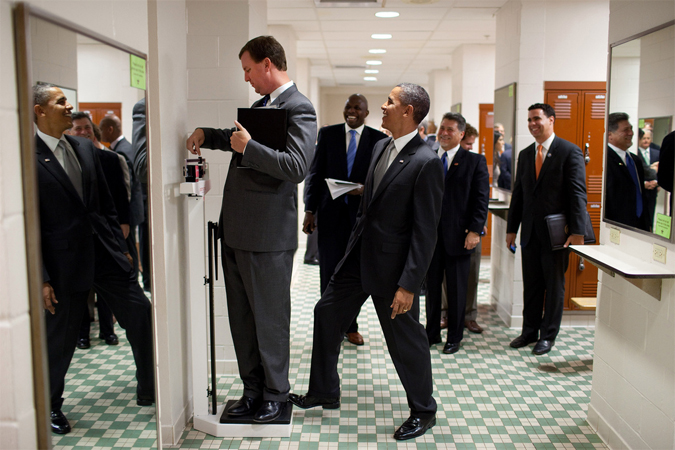
#> input picture data/obamafunny.jpg, 675 x 450 px
$ jupyter execute L01_intro_images.ipynb   (shell and % lines are left out)
#> lines starting #> are read from the running program, lines starting #| are printed output that depends on the picture; after the words box and inside, x2 and y2 are one past the last pixel; in counts of white or black regions, pixels touching at a corner belong together
### src/util.py
import imageio
import numpy as np
import matplotlib.pyplot as plt
import skimage as skim


def imread_grayfloat(path):
    return skim.color.rgb2gray(byte2float(imageio.imread(path)))

def byte2float(img):
    """ Convert an image from bytes (0-255) to floats (0.0-1.0) """
    return img.astype(np.float32) / 255.0

def imshow_gray(img):
    assert len(img.shape) == 2
    plt.imshow(img, cmap="gray")

# [10 lines left out: function imshow_truesize, not called in this run]


### src/filtering.py
import numpy as np
import imageio

# a size-5 1D Gaussian filter
gauss1d5 = np.array([0.0625, 0.25, 0.375, 0.25, 0.0625]).reshape((1, 5))

# x and y sobel filters:
sobel_x = np.array([
    [1, 0, -1],
    [2, 0, -2],
    [1, 0, -1]], dtype=np.float32)
sobel_y = sobel_x.T

def brightness(img, scale):
    """ Change the brightness of img by scaling its pixel
    values uniformly by scale """
    return np.clip(img * scale, 0, 1)

def threshold(img, thresh):
    """ Threshold img such that the output is
    1 if the input is >= thresh, and 0 otherwise.
    Pre: img is grayscale """
    return img >= thresh


# [75 lines left out: functions mean_filter, filter, convolve, grad, grad_mag, separable_filter and 1 more, not called in this run]

def down_4x(img):
    return down_2x(down_2x(img))


# [22 lines left out: function up_2x, not called in this run]

def up_4x(img, interp="nn"):
    return up_2x(up_2x(img, interp=interp), interp=interp)

# [16 lines left out: function maximum_filter, not called in this run]

### notebooks/L01_intro_images.ipynb
# Lecture 1 - Introduction and Images

#### Logistics / Introductory Remarks
 * About me
 * About you - Informal poll questions:
     * Do you all know each other?
     * Have you taken machine learning (or similar)?
     * Have you worked with numpy before?
     * Have you worked with git before? Github classroom?
     * Who got up before 7 this morning?
     * Who's from the furthest away from Midd?
 * Course webpage / syllabus: go/cs1053
     * This points to https://www.cs.middlebury.edu/~swehrwein/cs1053_26w/.
     * Also linked from the Syllabi tab on the Course Hub.
 * Questions on the syllabus? About the course or anything else?
 * Format remarks
     * 3-hour classes(!)
        * Aiming for 2 hours of instruction most days, with interactive / group work. I'll try to keep you awake!
     * JupyterLab + whiteboard
     * Lecture materials are in a public github repo: https://github.com/cs1053-26w/Lectures; also linked from Course Hub and course webpage.

#### Goals

* Know about a sampling of computer vision applications and understand the notion of vision tasks ranging from "low level" to "high level"
* Appreciate why computer vision is hard
* Know how images are formed under a simple pinhole camera model
* Understand how images are represented:
  * On a computer
  * In math
* Know how to represent color using different color spaces including RGB, HSV, and Lab
* Be able to write down mathematical image transformations that perform
  simple photometric or geometric manipulations of images functions

#### Lesson Plan

Quick introductions and day-1 logistics.

Logistics / introductory remarks

What is computer vision?

Why is it hard?

How are images formed?

**break**

Numpy crash course

How are images represented?

What can we *do* to images?
* Photometric transformations
* Geometric transformations

[cell 1]
# Some basic setup

import os
import sys

# this makes it so we can import code files from the /src directory of this repo
src_path = os.path.abspath("../src")
if (src_path not in sys.path):
    sys.path.insert(0, src_path)

[cell 2]
# Library imports
import numpy as np
import imageio.v3 as imageio
import matplotlib.pyplot as plt
import skimage as skim

### What comes to mind when you hear computer vision?
Brainstorm:

* images, visualization, editing
* recognition
* colors and shadow
* light transport simulation
* self-driving cars?
* evil drones
* face ID, face recognition
* pattern matching
* captchas
* optical character recognition
* image generation
* optical flow
* segmentation
* semantic segmentation, instance segmentation

### Why are these hard problems?

* We humans have excellent visual systems built-in, and it's easy to take a lot of our capabilities for granted.

[cell 3]
funny = imageio.imread("../data/obamafunny.jpg")
#> funny is the input picture: shape (450, 675, 3); mean R, G, B 120.4, 113.4, 104.6
plt.imshow(funny)

Source: [The state of Computer Vision and AI: we are really, really far away (2012)](http://karpathy.github.io/2012/10/22/state-of-computer-vision/)

**Question to ponder**: are we still really, really far?

Partial answer: [ChatGPT session, December 2025](https://chatgpt.com/share/6945b95d-53a0-8001-9306-f7534fea5bc9)

### Our starting point:
Zoom in on the top left corner:

[cell 4]
plt.imshow(funny[:12, :12, :])

[cell 5]
funny[:12, :12, 0]

### Reasons vision is hard:

* Definitions - what is a cat even? (google image search for cat)
* Ambiguities - 3D to 2D projection, color vs lighting vs depth discontinuity

[cell 6]
plt.imshow(funny[300:400, 500:550])
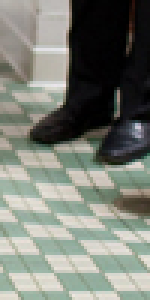
#> shown: shape (100, 50, 3) (shown 3 times larger); mean R, G, B 122.2, 126.2, 117.3

* Scale
    * images are big (MB)
    * videos are bigger (GB)
    * representative sets of images are even bigger than that (?? up to millions or billions of images)


[cell 7]
# show size of funny
np.size(funny)
#> Out = 911250

##### **HW problem 1:**
Rank the following computer vision tasks from "low-level" to "high-level". There is not necessarily a single right answer, but there are many orderings we should all be able to agree on.

1. Smoothing out graininess in an image without blurring the edges of objects
2. For each pixel in a video frame, estimate the location of that pixel's content in the following frame (i.e., estimate per-pixel motion vectors, AKA optical flow)
3. Labeling all the cats in a photo
4. Generating an English language explanation of why an image is funny
5. Brightening an image
6. Reconstructing the 3D geometry of an object given photos from multiple perspectives
7. Segmenting the foreground to create a background blur effect for videoconferencing

your thoughts here...

# Break

# GOTO L01A - numpy crash course

## Image Formation
How do images come into existence?

Whiteboard

##### **HW problem 2:**

A (physical) pinhole camera is simply a box with a hole in it. Describe how the image would change if you made the distance from the pinhole to the back of the box longer or shorter. Assume the other box dimensions stay the same.

### Image representation (whiteboard):
* Computationally: `ndarray` of size `(height, width, 3)`
* Mathematically: a function mapping **position** to **intensity** (or color)
    * Grayscale image (one intensity value per pixel): $f: \mathbb{R}^2 \Rightarrow \mathbb{R}$
    * Color image (three intensity values per pixel): $f: \mathbb{R}^2 \Rightarrow \mathbb{R^3}$

    * A couple points of awkwardness when comparing this to an `ndarray`:
      * What happens outside the image boundaries?
      * What is the image's intensity value in between integer pixel indices?
      * What range of intensity values are mapped onto distinguishable colors on a real display?

#### What is color?
Color theory is surprisingly deep. We'll just scratch the surface.

[cell 8]
beans = imageio.imread("../data/beans.jpg")
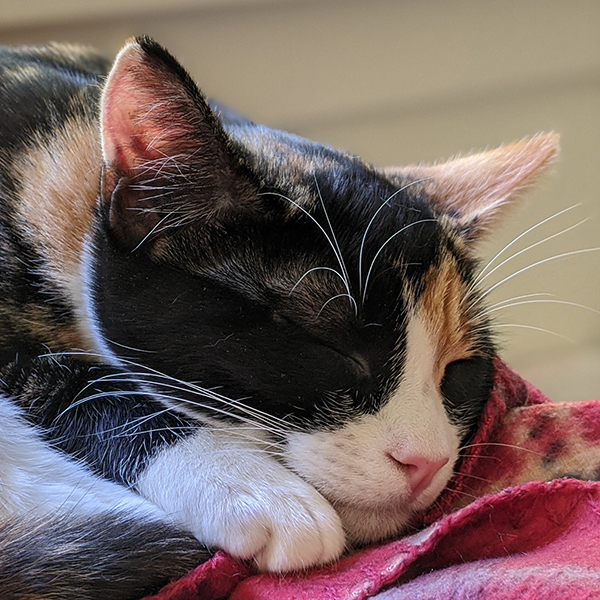
#> input picture data/beans.jpg, 600 x 600 px
#> beans is the input picture: shape (600, 600, 3); mean R, G, B 115.9, 98.6, 95.1
plt.imshow(beans)
beans.shape
#> Out = (600, 600, 3)

[cell 9]
# look at a single pixel of beans
beans[0,0,:]
#> Out = [164, 150, 124]

[cell 10]
# play with different rgb values

[cell 11]
c = np.zeros((1,1,3))
c[:] = [0.5, 0, 0.8]
plt.imshow(c)
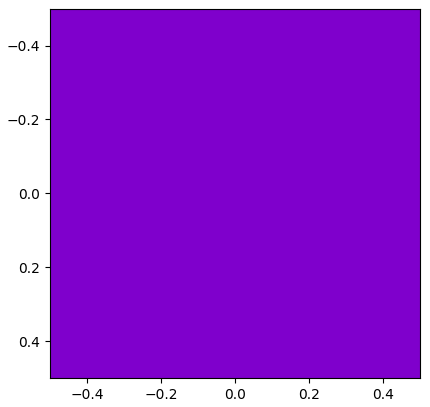
#> figure drawn by matplotlib, 1 panel

#### Why RGB?

Source: [ASU](https://askabiologist.asu.edu/rods-and-cones)

##### RGB: Not the only game in town

* You can think of RGB color as a cube: [https://www.infinityinsight.com/product.php?id=91](https://www.infinityinsight.com/product.php?id=91)
* Pros: display (and vaguely human-eye) native, intuitive-ish

A couple other interesting color spaces:
##### Hue-Saturation-Lightness (HSL):
  * Pros: intuitive control for color picking


##### CIE L\*a\*b\*
  * Pros:
      * the L\* channel is the luminance, or what the image should look like in "black and white"
      * (mostly) perceptually uniform
  * Cons: a\* and b\* give unintuitive control over color


Interactive color picker with many color spaces: [https://colorizer.org/](https://colorizer.org/)


[cell 12]
plt.imshow(skim.color.rgb2gray(beans), cmap="gray")
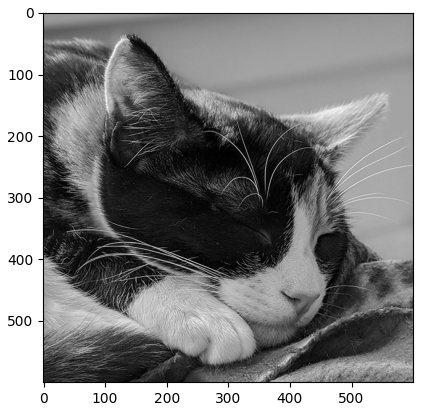
#> figure drawn by matplotlib, 1 panel

[cell 13]
# play with skim.color.rgb2hsv
plt.imshow(skim.color.rgb2hsv(beans)[:,:,0], cmap="gray")
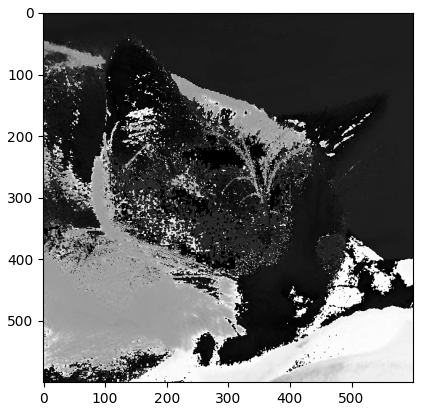
#> figure drawn by matplotlib, 1 panel

[cell 14]
# play with skim.color.
plt.imshow(skim.color.rgb2lab(beans)[:,:,0], cmap="gray")

[cell 15]
beans.dtype

[cell 16]
beans.min(), beans.max()
#> Out = (0, 255)

### An important note on datatype conventions

Most standard images (e.g., jpg, png, etc) are **stored** with 8-bit (1-byte) values for R, G, and B.
If we want to do math (or anything!) to an image, we will get quantization error.

To avoid this, we always convert to floating-point values after loading.

The standard convention for the valid (displayable) **range** of floating-point values is 0 (darkest) to 1 (lightest).

For this reason, I wrote a little utility function:

[cell 17]
# Codebase imports
# nb: the modification to sys.path at the top of the notebook makes these imports from ../src/ work
import util
import filtering

[cell 18]
beans = util.byte2float(beans)
beans.dtype

[cell 19]
beans.min(), beans.max()
#> Out = (0, 1)

[cell 20]
# matplotlib obeys these dtype/range conventions:
# if it sees bytes, it assumes 0-255
# if it sees floats, its assumes 0-1 range
plt.imshow(beans)

### What can we *do* to images?

One category: **Photometric transformations** - messing with the intensity values.

Suppose $g(x, y) = f(x, y) + .2$

or in other words,
`g = beans + 0.2`

How will $g$ compare to $f$?

[cell 21]
g = beans + .4
plt.imshow(g.clip(0,1))
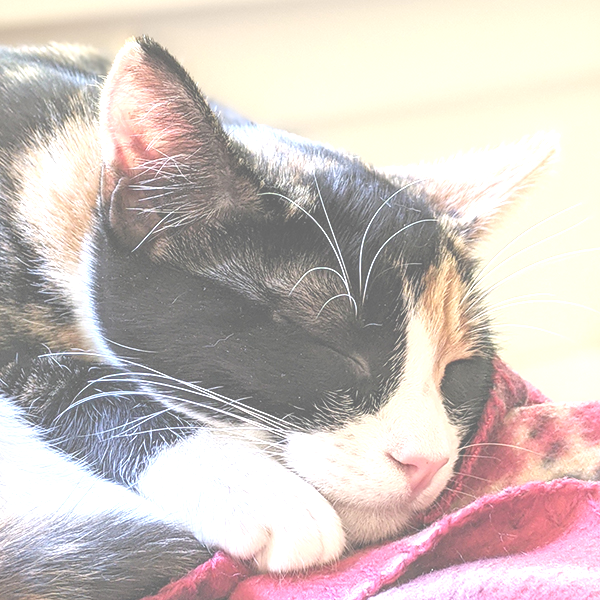
#> shown: shape (600, 600, 3) float32; mean R, G, B 0.81, 0.767, 0.749

##### Brightness

$$ g(x, y) = s * f(x, y)$$

[cell 22]
# implement filtering.brightness
g = filtering.brightness(beans, 2)
#> in brightness, `return np.clip(img * scale, 0, 1)`:
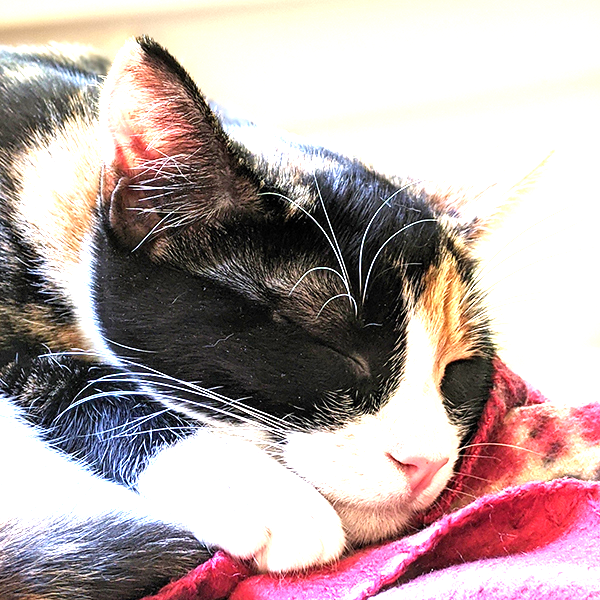
#> returned value: shape (600, 600, 3) float32; mean of channels 0, 1, 2 0.722, 0.657, 0.655; drawn as R, G, B
plt.imshow(g)

##### Thresholding
$$
h(x, y) =
\begin{cases}
0 \textrm{ if } f(x, y) < t\\
1 \textrm{ if } f(x, y) \ge t\\
\end{cases}
$$

[cell 23]
beans_gray = skim.color.rgb2gray(beans)
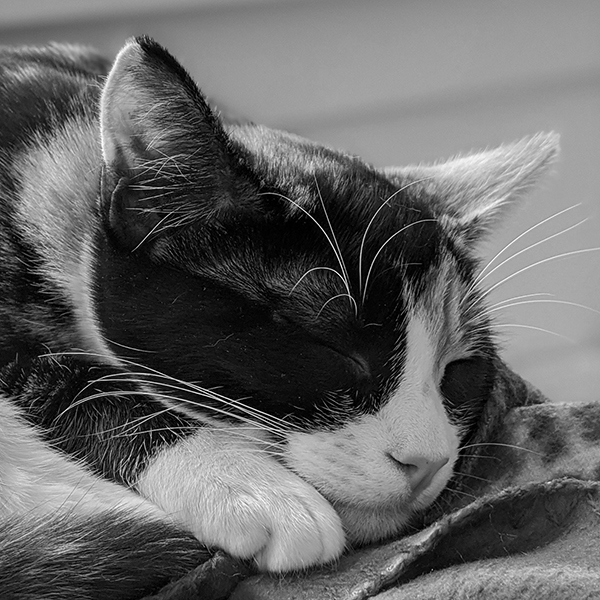
#> beans_gray: shape (600, 600) float32; min 0, max 1, mean 0.4

# implement filtering.threshold
g = filtering.threshold(beans_gray, 0.1)
#> in threshold, `return img >= thresh`:
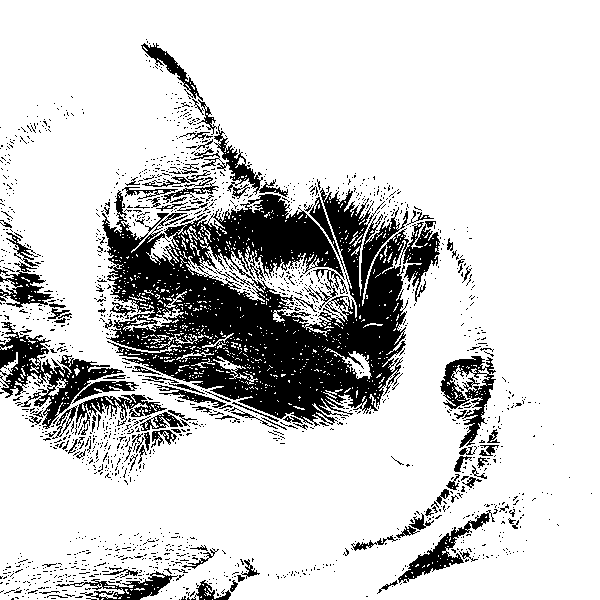
#> returned value: shape (600, 600) bool; 81.4% white; 1683 black regions (1558 under 20 px), largest, box (x1, y1, x2, y2) and area: (102, 188, 440, 427) 41071, (0, 322, 124, 429) 3693, (440, 356, 496, 448) 1897
plt.imshow(g, cmap="gray")

##### **Homework Problems 5-6:**
5. Suppose you want to make an RGB color image stored in an array `a` more saturated, without allowing any pixel values to go outside the range from 0 to 1. Write pseudocode (or python code) to implement this.
6. Given a grayscale image $f(x, y)$, how could you increase the *contrast*? In other words, how could you make the bright stuff brighter and dark stuff darker? Give your answer mathematically (not as code), and as above, your approach should not allow values to go outside their original range from 0 to 1; ideally you'll also avoid the need to clamp. *Hint*: try playing around with plotting some different functions on the input range $[0,1]$ to see if you can find one that does what we want.

Another category of image transformations: **geometric transformations** - messing with the domain of the function.

Example: $g(x, y) = f(-x, y)$

What would this look like?

And how would we write it in code?

[cell 24]
plt.imshow(beans[:, ::-1, :]) # perform the above transformation
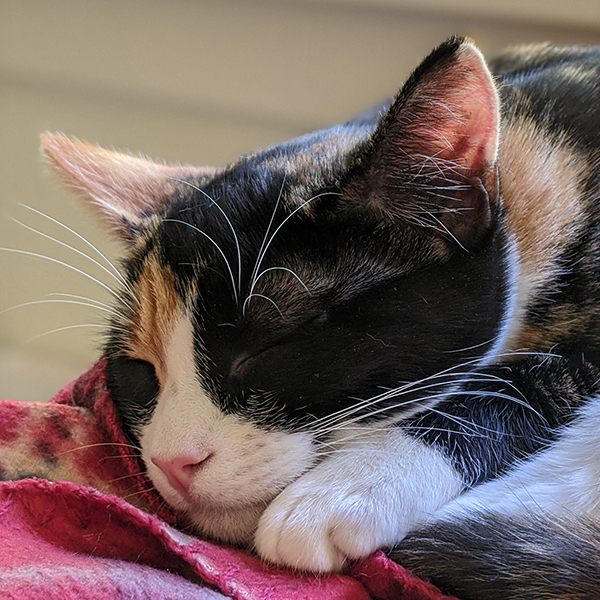
#> shown: shape (600, 600, 3) float32; mean R, G, B 0.455, 0.387, 0.373
